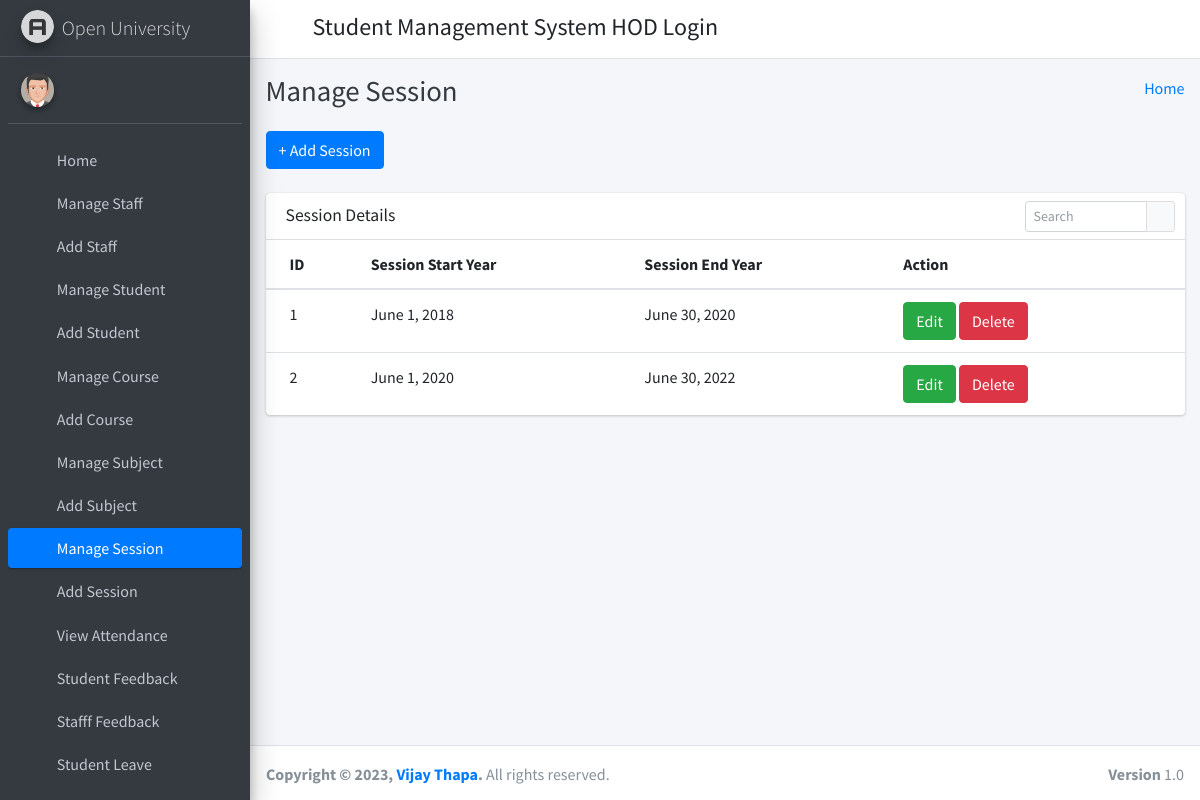
The page /manage_session/ (signed in) on the database its author committed.
### student_management_app/models.py (models this page shows)
class SessionYearModel(models.Model):
    id = models.AutoField(primary_key=True)
    session_start_year = models.DateField()
    session_end_year = models.DateField()
    objects = models.Manager()

### student_management_app/HodViews.py (the view)
# urls.py: path('manage_session/', HodViews.manage_session, name="manage_session"),
def manage_session(request):
    session_years = SessionYearModel.objects.all()
    context = {
        "session_years": session_years
    }
    return render(request, "hod_template/manage_session_template.html", context)

### student_management_app/LoginCheckMiddleWare.py (called while the page is built, shortened)
    def process_view(self, request, view_func, view_args, view_kwargs):
        modulename = view_func.__module__
        user = request.user
        if user.is_authenticated:
            if user.user_type == "1":
                if modulename == "student_management_app.HodViews":
                    pass
                elif modulename == "student_management_app.views" or modulename == "django.views.static":
                    pass
                else:
                    return redirect("admin_home")
            else:
                return redirect("login")
        else:
            if request.path == reverse("login") or request.path == reverse("doLogin"):
                pass
            else:
                return redirect("login")

### student_management_app/templates/hod_template/manage_session_template.html (shortened to what this page needs)
{% extends 'hod_template/base_template.html' %}
{% block page_title %}
    Manage Session
{% endblock page_title %}
{% block main_content %}
{% load static %}
<section class="content">
        <div class="container-fluid">
            <a class="btn btn-primary" href="{% url 'add_session' %}" role="button">+ Add Session</a> <br/>&nbsp;
            <div class="row">
                <div class="col-md-12">
                    <div class="card">
                        <div class="card-header">
                            <h3 class="card-title">Session Details</h3>
                            <div class="card-tools">
                            <div class="input-group input-group-sm" style="width: 150px;">
                                <input type="text" name="table_search" class="form-control float-right" placeholder="Search">
                                <div class="input-group-append">
                                <button type="submit" class="btn btn-default"><i class="fas fa-search"></i></button>
                                </div>
                            </div>
                            </div>
                        </div>
                        <div class="card-body table-responsive p-0">
                            <table class="table table-hover text-nowrap">
                            <thead>
                                <tr>
                                <th>ID</th>
                                <th>Session Start Year</th>
                                <th>Session End Year</th>
                                <th>Action</th>
                                </tr>
                            </thead>
                            <tbody>
                                {% for session_year in session_years %}
                                <tr>
                                <td>{{ session_year.id }}</td>
                                <td>{{ session_year.session_start_year }}</td>
                                <td>{{ session_year.session_end_year }}</td>
                                <td>
                                    <a href="{% url 'edit_session' session_year.id %}" class="btn btn-success">Edit</a>
                                    <a href="{% url 'delete_session' session_year.id %}" class="btn btn-danger">Delete</a>
                                </td>
                                </tr>
                                {% endfor %}
                            </tbody>
                            </table>
                        </div>
                        </div>
                </div>
            </div>
        </div>
      </section>
  {% endblock main_content %}

### rows shown on the page
SessionYearModel: id "1", session_start_year "June 1, 2018", session_end_year "June 30, 2020"
SessionYearModel: id "2", session_start_year "June 1, 2020", session_end_year "June 30, 2022"
